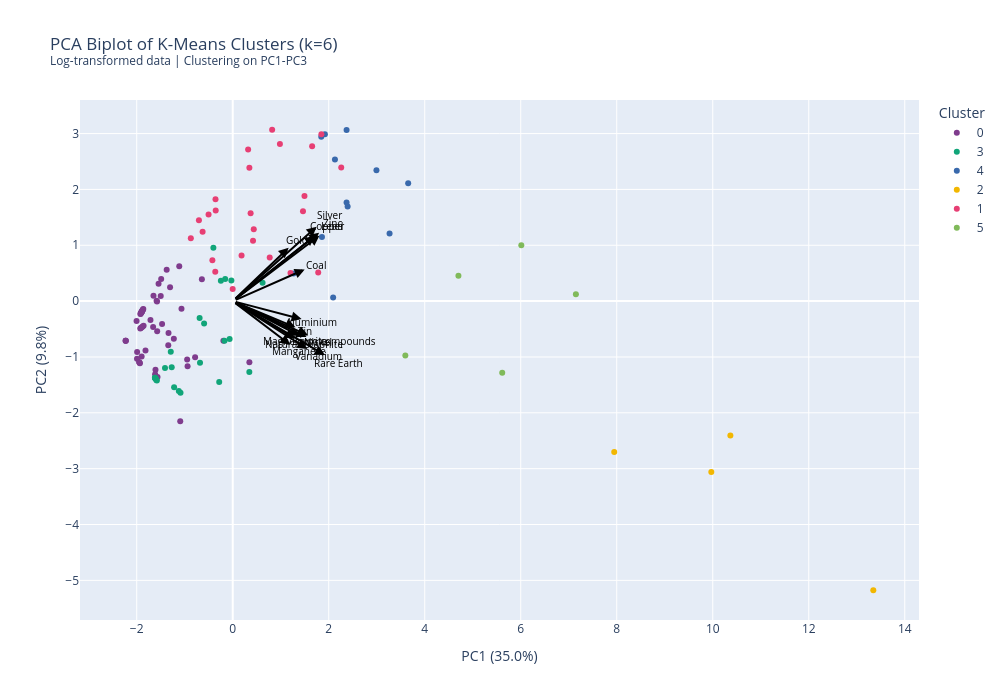

Notebook code cell kept with this figure:
### Code cell
import pandas as pd
import numpy as np
import plotly.express as px
import plotly.graph_objects as go
from sklearn.decomposition import PCA
from sklearn.preprocessing import StandardScaler
from sklearn.cluster import KMeans
from sklearn.metrics import silhouette_score

# =============================================================================
# STEP 1: Prepare data (get latest year per country)
# =============================================================================

df_latest = df_pivot.sort_values('Year', ascending=True).groupby(['Country', 'Country Code']).first().reset_index() # Ascending = False for 2021
feature_cols = [c for c in df_latest.columns if c not in ['Country', 'Country Code', 'Year']]

# =============================================================================
# STEP 2: Log transform to reduce outlier influence
# =============================================================================

X = df_latest[feature_cols].fillna(0)
# Log transform: log(1 + x) to handle zeros
X_log = np.log1p(X)

# =============================================================================
# STEP 3: Scale the log-transformed data
# =============================================================================
scaler = StandardScaler()
X_scaled = scaler.fit_transform(X_log)

# =============================================================================
# STEP 4: PCA - Dimensionality Reduction
# =============================================================================

pca = PCA(n_components=3)
pca_components = pca.fit_transform(X_scaled)

print(f"\nPCA Explained Variance:")
for i, var in enumerate(pca.explained_variance_ratio_):
    cumulative = pca.explained_variance_ratio_[:i+1].sum()
    print(f"  PC{i+1}: {var*100:.1f}% (cumulative: {cumulative*100:.1f}%)")

n_components_for_clustering = 3
X_pca = pca_components[:, :n_components_for_clustering]

print(f"\nUsing {n_components_for_clustering} PCs for clustering")
print(f"  Explains {pca.explained_variance_ratio_[:n_components_for_clustering].sum()*100:.1f}% of variance")

# =============================================================================
# STEP 5: K-Means Clustering on PCA Components
# =============================================================================

n_clusters = 6
kmeans = KMeans(n_clusters=n_clusters, n_init=10)
clusters = kmeans.fit_predict(X_pca)

# =============================================================================
# STEP 6: Create results dataframe
# =============================================================================

pca_df = pd.DataFrame({
    'Country': df_latest['Country'],
    'Country Code': df_latest['Country Code'],
    'Year': df_latest['Year'],
    'PC1': pca_components[:, 0],
    'PC2': pca_components[:, 1],
    'PC3': pca_components[:, 2],
    'Cluster': clusters.astype(str)
})

# =============================================================================
# STEP 7: Calculate PCA loadings for biplot arrows
# =============================================================================

loadings = pca.components_.T * np.sqrt(pca.explained_variance_)
loadings_df = pd.DataFrame(
    loadings[:, :2],
    columns=['PC1', 'PC2'],
    index=feature_cols
)

# Scale loadings for visualization
scale_factor = 2.5
loadings_df_scaled = loadings_df * scale_factor

# Top influential features
top_n = 15
loading_importance = loadings_df.abs().sum(axis=1)
top_features = loading_importance.nlargest(top_n).index

print(f"\nTop {top_n} most influential resources:")
for feat in top_features:
    print(f"  {feat}: {loading_importance[feat]:.3f}")

# =============================================================================
# STEP 8: Create the biplot
# =============================================================================

fig = px.scatter(
    pca_df,
    x='PC1',
    y='PC2',
    color='Cluster',
    hover_data=['Country', 'Country Code', 'Year'],
    title=f'PCA Biplot of K-Means Clusters (k={n_clusters})<br><sup>Log-transformed data | Clustering on PC1-PC{n_components_for_clustering}</sup>',
    color_discrete_sequence=px.colors.qualitative.Bold
)

# Add loading arrows
for feature in top_features:
    fig.add_annotation(
        x=loadings_df_scaled.loc[feature, 'PC1'],
        y=loadings_df_scaled.loc[feature, 'PC2'],
        ax=0, ay=0,
        xref='x', yref='y',
        axref='x', ayref='y',
        showarrow=True,
        arrowhead=2,
        arrowsize=1,
        arrowwidth=2,
        arrowcolor='black'
    )
    
    fig.add_annotation(
        x=loadings_df_scaled.loc[feature, 'PC1'] * 1.15,
        y=loadings_df_scaled.loc[feature, 'PC2'] * 1.15,
        text=feature,
        showarrow=False,
        font=dict(size=10, color='black'),
        xref='x', yref='y'
    )

fig.update_layout(
    width=1000,
    height=700,
    xaxis_title=f"PC1 ({pca.explained_variance_ratio_[0]*100:.1f}%)",
    yaxis_title=f"PC2 ({pca.explained_variance_ratio_[1]*100:.1f}%)",
)

fig.show()

### Figure 1 — Plotly figure (JSON) as saved in the notebook; plotly's stock layout.template omitted (floating-point values rounded to 4 significant figures; data arrays with more than 128 entries replaced by an {"elided": "..."} marker saying what was removed)
{"data": [{"customdata": {"elided": "55x3 mixed values"}, "hovertemplate": "Cluster=0<br>PC1=%{x}<br>PC2=%{y}<br>Country=%{customdata[0]}<br>Country Code=%{customdata[1]}<br>Year=%{customdata[2]}<extra></extra>", "legendgroup": "0", "marker": {"color": "rgb(127, 60, 141)", "symbol": "circle"}, "mode": "markers", "name": "0", "orientation": "v", "showlegend": true, "type": "scatter", "x": [-1.068, -1.934, -1.114, -0.9496, -1.898, -1.343, -1.306, -1.898, -1.472, -2.23, -1.95, -1.919, -1.891, -1.876, -2.23, -1.714, -1.376, -1.574, -1.994, -1.857, -1.901, -1.094, 0.347, -1.882, -1.227, -0.7839, -1.992, -1.609, -1.651, -1.5, -1.894, -1.908, -1.567, -1.914, -1.863, -1.9, -0.9404, -1.926, -1.491, -1.577, -1.545, -2.004, -1.922, -2.23, -0.1941, -1.338, -1.617, -1.658, -1.818, -0.6428, -1.586, -1.87, -1.881, -1.904, -1.942], "xaxis": "x", "y": [-0.1349, -1.114, 0.6227, -1.045, -0.9909, -0.7923, 0.2489, -0.1933, -0.4088, -0.708, -1.091, -0.2264, -0.1824, -0.4553, -0.708, -0.3389, 0.5615, -0.5388, -1.032, -0.4414, -0.1976, -2.15, -1.094, -0.1695, -0.6751, -1.006, -0.9108, -1.231, 0.09567, 0.09267, -0.4679, -0.2097, -1.357, -0.4824, -0.1395, -0.1973, -1.164, -0.4906, 0.3943, -0.007254, 0.3123, -0.3573, -0.2316, -0.708, -0.7085, -0.5722, -1.308, -0.4637, -0.8827, 0.3925, 0.005476, -0.1501, -0.168, -0.2033, -1.104], "yaxis": "y"}, {"customdata": [["Algeria", "DZA", 1995], ["Azerbaijan", "AZE", 1995], ["Bahrain", "BHR", 1995], ["Brunei Darussalam", "BRN", 1995], ["Denmark", "DNK", 1995], ["Egypt, Arab Rep.", "EGY", 1995], ["Germany", "DEU", 1995], ["Iraq", "IRQ", 1995], ["Kuwait", "KWT", 1995], ["Libya", "LBY", 1995], ["Malaysia", "MYS", 1995], ["Netherlands", "NLD", 1995], ["Nigeria", "NGA", 1995], ["Oman", "OMN", 1995], ["Pakistan", "PAK", 1995], ["Qatar", "QAT", 1995], ["Saudi Arabia", "SAU", 1995], ["Thailand", "THA", 1995], ["Trinidad and Tobago", "TTO", 1995], ["Tunisia", "TUN", 1995], ["Ukraine", "UKR", 1995], ["United Arab Emirates", "ARE", 1995], ["United Kingdom", "GBR", 1995], ["Venezuela, RB", "VEN", 1995], ["Viet Nam", "VNM", 1995]], "hovertemplate": "Cluster=3<br>PC1=%{x}<br>PC2=%{y}<br>Country=%{customdata[0]}<br>Country Code=%{customdata[1]}<br>Year=%{customdata[2]}<extra></extra>", "legendgroup": "3", "marker": {"color": "rgb(17, 165, 121)", "symbol": "circle"}, "mode": "markers", "name": "3", "orientation": "v", "showlegend": true, "type": "scatter", "x": [-0.1569, -1.221, -1.411, -1.61, -1.621, -1.124, -0.171, -1.617, -1.581, -1.592, 0.6216, -0.6815, -1.271, -1.291, -0.5965, -1.6, -0.2474, -0.02845, -1.62, -0.4033, -0.2817, -1.088, -0.06489, 0.346, -0.6903], "xaxis": "x", "y": [0.3946, -1.543, -1.198, -1.381, -1.372, -1.609, -0.7118, -1.383, -1.423, -1.411, 0.3277, -1.106, -1.182, -0.9049, -0.3991, -1.396, 0.3641, 0.3679, -1.371, 0.9564, -1.448, -1.643, -0.6801, -1.27, -0.3029], "yaxis": "y"}, {"customdata": [["Argentina", "ARG", 1995], ["Iran, Islamic Rep.", "IRN", 1995], ["Italy", "ITA", 1995], ["Japan", "JPN", 1995], ["Kazakhstan", "KAZ", 1995], ["Mexico", "MEX", 1995], ["Norway", "NOR", 1995], ["Peru", "PER", 1995], ["Poland", "POL", 1995], ["Romania", "ROU", 1995], ["Turkiye", "TUR", 1995], ["Uzbekistan", "UZB", 1995]], "hovertemplate": "Cluster=4<br>PC1=%{x}<br>PC2=%{y}<br>Country=%{customdata[0]}<br>Country Code=%{customdata[1]}<br>Year=%{customdata[2]}<extra></extra>", "legendgroup": "4", "marker": {"color": "rgb(57, 105, 172)", "symbol": "circle"}, "mode": "markers", "name": "4", "orientation": "v", "showlegend": true, "type": "scatter", "x": [1.859, 2.393, 1.268, 1.92, 2.994, 3.655, 2.092, 2.372, 1.844, 2.372, 3.267, 2.129], "xaxis": "x", "y": [1.149, 1.692, 0.494, 2.986, 2.343, 2.108, 0.06643, 3.064, 2.943, 1.764, 1.212, 2.536], "yaxis": "y"}, {"customdata": [["Australia", "AUS", 1995], ["Brazil", "BRA", 1995], ["China", "CHN", 1995], ["Russian Federation", "RUS", 1995]], "hovertemplate": "Cluster=2<br>PC1=%{x}<br>PC2=%{y}<br>Country=%{customdata[0]}<br>Country Code=%{customdata[1]}<br>Year=%{customdata[2]}<extra></extra>", "legendgroup": "2", "marker": {"color": "rgb(242, 183, 1)", "symbol": "circle"}, "mode": "markers", "name": "2", "orientation": "v", "showlegend": true, "type": "scatter", "x": [10.37, 7.947, 13.34, 9.97], "xaxis": "x", "y": [-2.406, -2.703, -5.177, -3.061], "yaxis": "y"}, {"customdata": [["Bolivia", "BOL", 1995], ["Bulgaria", "BGR", 1995], ["Chile", "CHL", 1995], ["Colombia", "COL", 1995], ["Congo, Dem. Rep.", "COD", 1995], ["Finland", "FIN", 1995], ["France", "FRA", 1995], ["Georgia", "GEO", 1995], ["Greece", "GRC", 1995], ["Honduras", "HND", 1995], ["Ireland", "IRL", 1995], ["Korea, Rep.", "KOR", 1995], ["Mongolia", "MNG", 1995], ["Morocco", "MAR", 1995], ["Myanmar", "MMR", 1995], ["Namibia", "NAM", 1995], ["New Zealand", "NZL", 1995], ["North Macedonia", "MKD", 1995], ["Papua New Guinea", "PNG", 1995], ["Philippines", "PHL", 1995], ["Portugal", "PRT", 1995], ["Spain", "ESP", 1995], ["Sweden", "SWE", 1995], ["Zambia", "ZMB", 1995], ["Zimbabwe", "ZWE", 1995]], "hovertemplate": "Cluster=1<br>PC1=%{x}<br>PC2=%{y}<br>Country=%{customdata[0]}<br>Country Code=%{customdata[1]}<br>Year=%{customdata[2]}<extra></extra>", "legendgroup": "1", "marker": {"color": "rgb(231, 63, 116)", "symbol": "circle"}, "mode": "markers", "name": "1", "orientation": "v", "showlegend": true, "type": "scatter", "x": [1.495, 0.8212, 1.847, 0.1839, 1.204, -0.8729, -0.00117, -0.6276, 1.781, -0.3591, -0.5038, 0.3725, -0.3545, 1.654, 1.463, 0.321, -0.424, 0.3469, -0.7044, 0.7704, -0.3636, 2.26, 0.9829, 0.4227, 0.438], "xaxis": "x", "y": [1.884, 3.068, 2.99, 0.8158, 0.502, 1.126, 0.2183, 1.243, 0.5103, 1.823, 1.552, 1.573, 1.622, 2.774, 1.609, 2.716, 0.7321, 2.386, 1.449, 0.7817, 0.5269, 2.391, 2.812, 1.082, 1.287], "yaxis": "y"}, {"customdata": [["Canada", "CAN", 1995], ["India", "IND", 1995], ["Indonesia", "IDN", 1995], ["South Africa", "ZAF", 1995], ["United States", "USA", 1995]], "hovertemplate": "Cluster=5<br>PC1=%{x}<br>PC2=%{y}<br>Country=%{customdata[0]}<br>Country Code=%{customdata[1]}<br>Year=%{customdata[2]}<extra></extra>", "legendgroup": "5", "marker": {"color": "rgb(128, 186, 90)", "symbol": "circle"}, "mode": "markers", "name": "5", "orientation": "v", "showlegend": true, "type": "scatter", "x": [6.012, 5.614, 3.596, 4.702, 7.149], "xaxis": "x", "y": [0.9992, -1.284, -0.9729, 0.4535, 0.1244], "yaxis": "y"}], "layout": {"annotations": [{"arrowcolor": "black", "arrowhead": 2, "arrowsize": 1, "arrowwidth": 2, "ax": 0, "axref": "x", "ay": 0, "ayref": "y", "showarrow": true, "x": 1.747, "xref": "x", "y": 1.333, "yref": "y"}, {"font": {"color": "black", "size": 10}, "showarrow": false, "text": "Silver", "x": 2.009, "xref": "x", "y": 1.533, "yref": "y"}, {"arrowcolor": "black", "arrowhead": 2, "arrowsize": 1, "arrowwidth": 2, "ax": 0, "axref": "x", "ay": 0, "ayref": "y", "showarrow": true, "x": 1.799, "xref": "x", "y": 1.223, "yref": "y"}, {"font": {"color": "black", "size": 10}, "showarrow": false, "text": "Zinc", "x": 2.069, "xref": "x", "y": 1.406, "yref": "y"}, {"arrowcolor": "black", "arrowhead": 2, "arrowsize": 1, "arrowwidth": 2, "ax": 0, "axref": "x", "ay": 0, "ayref": "y", "showarrow": true, "x": 1.805, "xref": "x", "y": 1.172, "yref": "y"}, {"font": {"color": "black", "size": 10}, "showarrow": false, "text": "Lead", "x": 2.075, "xref": "x", "y": 1.348, "yref": "y"}, {"arrowcolor": "black", "arrowhead": 2, "arrowsize": 1, "arrowwidth": 2, "ax": 0, "axref": "x", "ay": 0, "ayref": "y", "showarrow": true, "x": 1.918, "xref": "x", "y": -0.9649, "yref": "y"}, {"font": {"color": "black", "size": 10}, "showarrow": false, "text": "Rare Earth", "x": 2.206, "xref": "x", "y": -1.11, "yref": "y"}, {"arrowcolor": "black", "arrowhead": 2, "arrowsize": 1, "arrowwidth": 2, "ax": 0, "axref": "x", "ay": 0, "ayref": "y", "showarrow": true, "x": 1.71, "xref": "x", "y": 1.169, "yref": "y"}, {"font": {"color": "black", "size": 10}, "showarrow": false, "text": "Copper", "x": 1.966, "xref": "x", "y": 1.344, "yref": "y"}, {"arrowcolor": "black", "arrowhead": 2, "arrowsize": 1, "arrowwidth": 2, "ax": 0, "axref": "x", "ay": 0, "ayref": "y", "showarrow": true, "x": 1.554, "xref": "x", "y": -0.8559, "yref": "y"}, {"font": {"color": "black", "size": 10}, "showarrow": false, "text": "Vanadium", "x": 1.787, "xref": "x", "y": -0.9843, "yref": "y"}, {"arrowcolor": "black", "arrowhead": 2, "arrowsize": 1, "arrowwidth": 2, "ax": 0, "axref": "x", "ay": 0, "ayref": "y", "showarrow": true, "x": 1.572, "xref": "x", "y": -0.6148, "yref": "y"}, {"font": {"color": "black", "size": 10}, "showarrow": false, "text": "Magnesium compounds", "x": 1.807, "xref": "x", "y": -0.707, "yref": "y"}, {"arrowcolor": "black", "arrowhead": 2, "arrowsize": 1, "arrowwidth": 2, "ax": 0, "axref": "x", "ay": 0, "ayref": "y", "showarrow": true, "x": 1.537, "xref": "x", "y": -0.6417, "yref": "y"}, {"font": {"color": "black", "size": 10}, "showarrow": false, "text": "Nickel", "x": 1.768, "xref": "x", "y": -0.738, "yref": "y"}, {"arrowcolor": "black", "arrowhead": 2, "arrowsize": 1, "arrowwidth": 2, "ax": 0, "axref": "x", "ay": 0, "ayref": "y", "showarrow": true, "x": 1.165, "xref": "x", "y": 0.955, "yref": "y"}, {"font": {"color": "black", "size": 10}, "showarrow": false, "text": "Gold", "x": 1.34, "xref": "x", "y": 1.098, "yref": "y"}, {"arrowcolor": "black", "arrowhead": 2, "arrowsize": 1, "arrowwidth": 2, "ax": 0, "axref": "x", "ay": 0, "ayref": "y", "showarrow": true, "x": 1.499, "xref": "x", "y": 0.5672, "yref": "y"}, {"font": {"color": "black", "size": 10}, "showarrow": false, "text": "Coal", "x": 1.724, "xref": "x", "y": 0.6522, "yref": "y"}, {"arrowcolor": "black", "arrowhead": 2, "arrowsize": 1, "arrowwidth": 2, "ax": 0, "axref": "x", "ay": 0, "ayref": "y", "showarrow": true, "x": 1.394, "xref": "x", "y": -0.621, "yref": "y"}, {"font": {"color": "black", "size": 10}, "showarrow": false, "text": "Bauxite", "x": 1.603, "xref": "x", "y": -0.7142, "yref": "y"}, {"arrowcolor": "black", "arrowhead": 2, "arrowsize": 1, "arrowwidth": 2, "ax": 0, "axref": "x", "ay": 0, "ayref": "y", "showarrow": true, "x": 1.198, "xref": "x", "y": -0.782, "yref": "y"}, {"font": {"color": "black", "size": 10}, "showarrow": false, "text": "Manganese", "x": 1.378, "xref": "x", "y": -0.8993, "yref": "y"}, {"arrowcolor": "black", "arrowhead": 2, "arrowsize": 1, "arrowwidth": 2, "ax": 0, "axref": "x", "ay": 0, "ayref": "y", "showarrow": true, "x": 1.296, "xref": "x", "y": -0.6716, "yref": "y"}, {"font": {"color": "black", "size": 10}, "showarrow": false, "text": "Natural Graphite", "x": 1.491, "xref": "x", "y": -0.7723, "yref": "y"}, {"arrowcolor": "black", "arrowhead": 2, "arrowsize": 1, "arrowwidth": 2, "ax": 0, "axref": "x", "ay": 0, "ayref": "y", "showarrow": true, "x": 1.308, "xref": "x", "y": -0.4696, "yref": "y"}, {"font": {"color": "black", "size": 10}, "showarrow": false, "text": "Tin", "x": 1.504, "xref": "x", "y": -0.5401, "yref": "y"}, {"arrowcolor": "black", "arrowhead": 2, "arrowsize": 1, "arrowwidth": 2, "ax": 0, "axref": "x", "ay": 0, "ayref": "y", "showarrow": true, "x": 1.434, "xref": "x", "y": -0.3216, "yref": "y"}, {"font": {"color": "black", "size": 10}, "showarrow": false, "text": "Aluminium", "x": 1.65, "xref": "x", "y": -0.3699, "yref": "y"}], "height": 700, "legend": {"title": {"text": "Cluster"}, "tracegroupgap": 0}, "title": {"text": "PCA Biplot of K-Means Clusters (k=6)<br><sup>Log-transformed data | Clustering on PC1-PC3</sup>"}, "width": 1000, "xaxis": {"anchor": "y", "domain": [0, 1], "title": {"text": "PC1 (35.0%)"}}, "yaxis": {"anchor": "x", "domain": [0, 1], "title": {"text": "PC2 (9.8%)"}}}}
